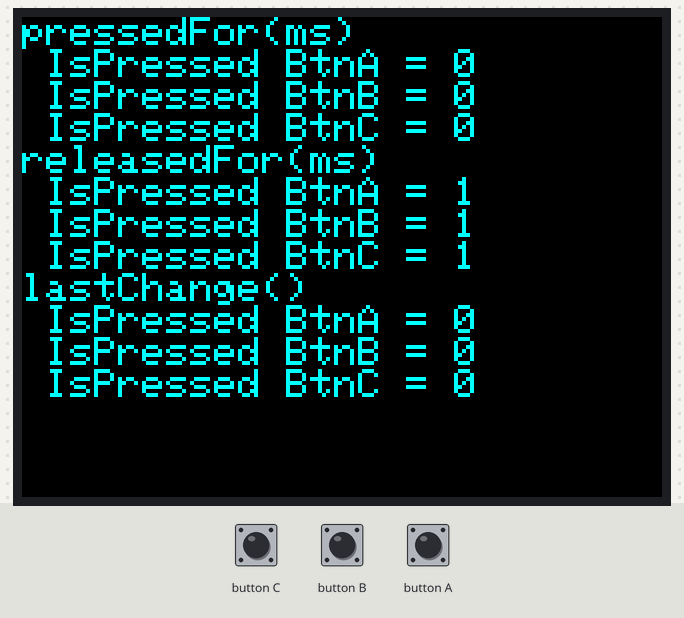
Bench run of a sketch on a simulated ESP32. Parts: 320×240 colour display. The inputs (shaded band) are chosen by the test bench.

Above: at 1.3 s.
1.4 s: button C pressed for 0.15 s
At 2.4 s:
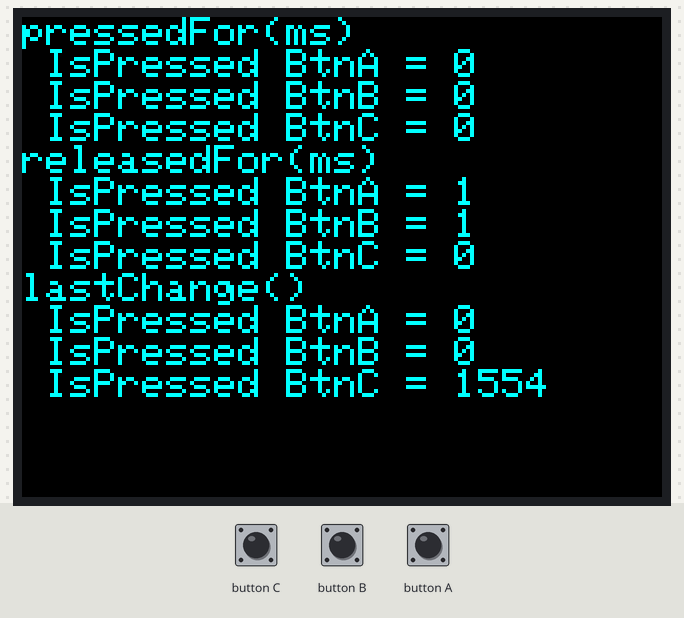
3.1 s: button B pressed for 3.2 s
At 4.4 s:
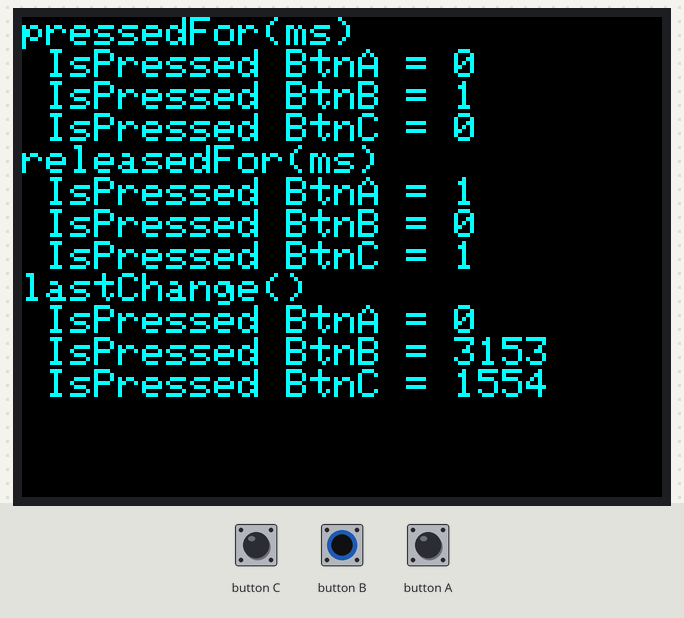
7.8 s: button A pressed for 0.15 s
At 8.4 s:
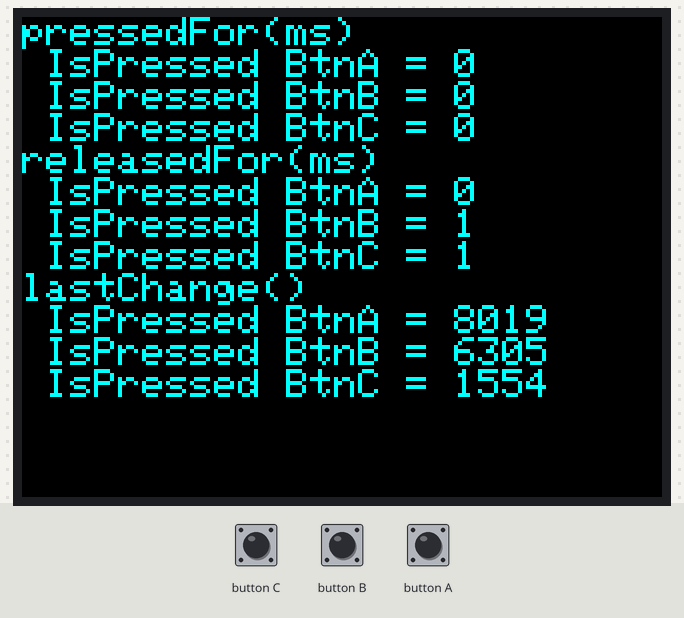
9.5 s: button C pressed for 1 s
At 10.4 s:
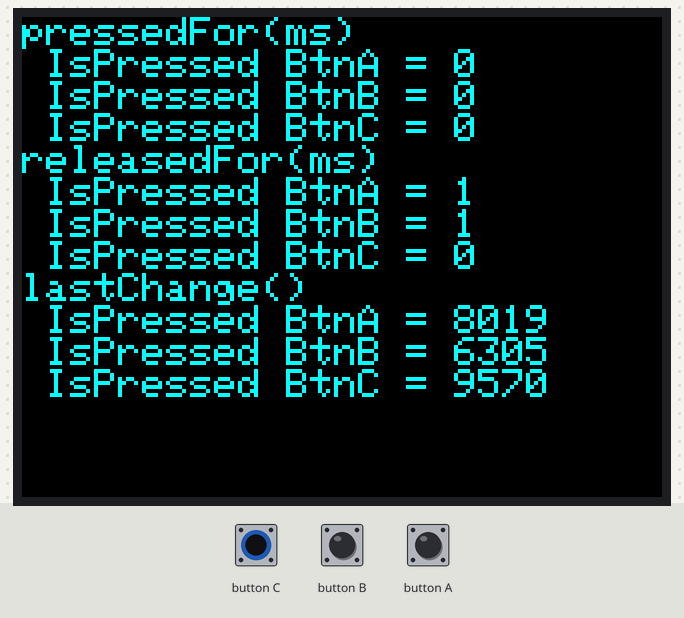
12.1 s: button B pressed for 0.15 s
At 13.1 s:
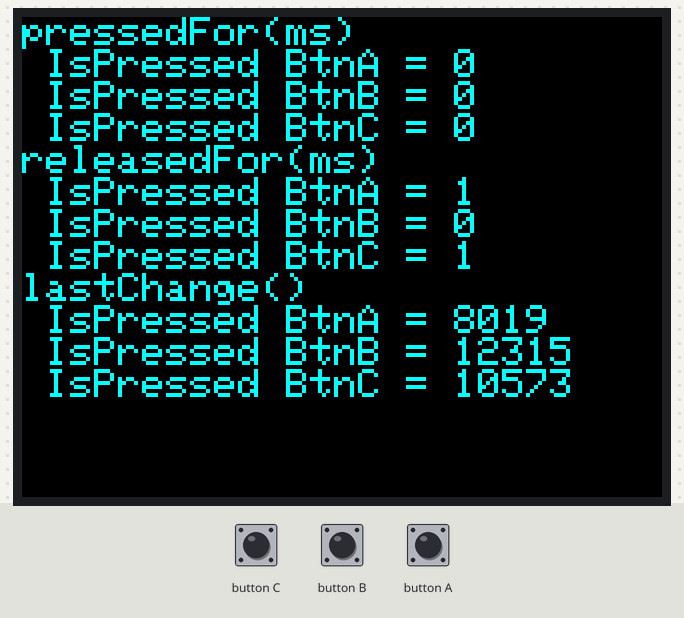
13.8 s: button A pressed for 1 s
At 16.9 s:
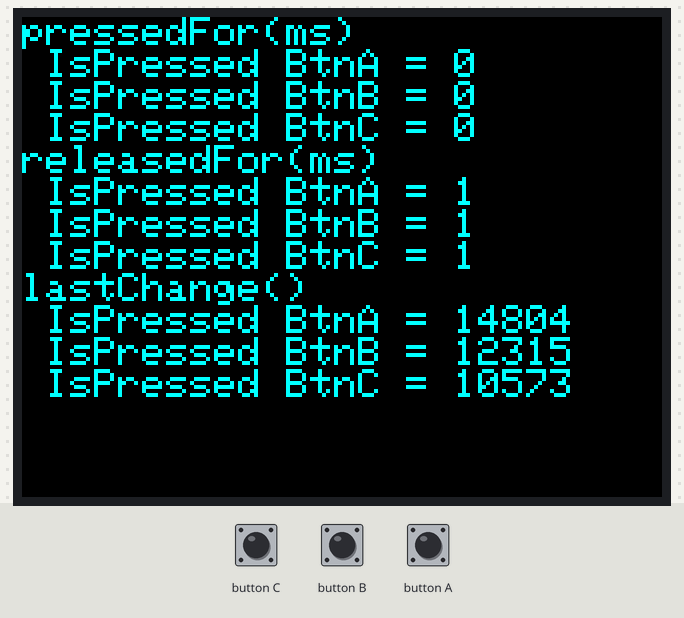
Timing chart, 0 to 17.3 s (numbered marks = the images above; inputs shaded):
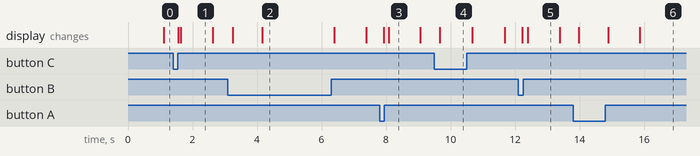

Measured:
- after the input at 1.4 s, the display: first changes after 0.15 s (image 1 shows a later state)
- after the input at 3.1 s, the display: first changes after 0.14 s (image 2 shows a later state)
- after the input at 7.8 s, the display: first changes after 0.13 s (image 3 shows a later state)
- after the input at 9.5 s, the display: changes after 0.16 s (image 4)
- after the input at 12.1 s, the display: first changes after 0.12 s (image 5 shows a later state)
- after the input at 13.8 s, the display: first changes after 0.17 s (image 6 shows a later state)

The sketch:

Button_logic.ino
```cpp
#include <M5Stack.h>

void setup() {
  // put your setup code here, to run once:
  M5.begin();
  M5.Lcd.setBrightness(128);
  M5.Lcd.setTextSize(2);
}

void loop() {
  // put your main code here, to run repeatedly:
  M5.Lcd.setCursor(0, 0);
  M5.Lcd.setTextColor(CYAN, BLACK);

//  M5.Lcd.println("read()");
//  M5.Lcd.printf(" Read BtnA = %d \r\n", M5.BtnA.read());
//  M5.Lcd.printf(" Read BtnB = %d \n", M5.BtnB.read());
//  M5.Lcd.printf(" Read BtnC = %d \r\n", M5.BtnC.read());

//  M5.Lcd.println("isPressed()");
//  M5.Lcd.printf(" IsPressed BtnA = %d \r\n", M5.BtnA.isPressed());
//  M5.Lcd.printf(" IsPressed BtnB = %d \n", M5.BtnB.isPressed());
//  M5.Lcd.printf(" IsPressed BtnC = %d \r\n", M5.BtnC.isPressed());

//  M5.Lcd.println("isReleased()");
//  M5.Lcd.printf(" IsReleased BtnA = %d \r\n", M5.BtnA.isReleased());
//  M5.Lcd.printf(" IsReleased BtnB = %d \n", M5.BtnB.isReleased());
//  M5.Lcd.printf(" IsReleased BtnC = %d \r\n", M5.BtnC.isReleased());

//  M5.Lcd.println("wasPressed()");
//  M5.Lcd.printf(" IsPressed BtnA = %d \r\n", M5.BtnA.wasPressed());
//  M5.Lcd.printf(" IsPressed BtnB = %d \n", M5.BtnB.wasPressed());
//  M5.Lcd.printf(" IsPressed BtnC = %d \r\n", M5.BtnC.wasPressed());
//
//  M5.Lcd.println("wasReleased()");
//  M5.Lcd.printf(" IsReleased BtnA = %d \r\n", M5.BtnA.wasReleased());
//  M5.Lcd.printf(" IsReleased BtnB = %d \n", M5.BtnB.wasReleased());
//  M5.Lcd.printf(" IsReleased BtnC = %d \r\n", M5.BtnC.wasReleased());

  M5.Lcd.println("pressedFor(ms)");
  M5.Lcd.printf(" IsPressed BtnA = %d \r\n", M5.BtnA.pressedFor(1000));
  M5.Lcd.printf(" IsPressed BtnB = %d \n", M5.BtnB.pressedFor(1000));
  M5.Lcd.printf(" IsPressed BtnC = %d \r\n", M5.BtnC.pressedFor(1000));

  M5.Lcd.println("releasedFor(ms)");
  M5.Lcd.printf(" IsPressed BtnA = %d \r\n", M5.BtnA.releasedFor(1000));
  M5.Lcd.printf(" IsPressed BtnB = %d \n", M5.BtnB.releasedFor(1000));
  M5.Lcd.printf(" IsPressed BtnC = %d \r\n", M5.BtnC.releasedFor(1000));

  M5.Lcd.println("lastChange()");
  M5.Lcd.printf(" IsPressed BtnA = %d \r\n", M5.BtnA.lastChange());
  M5.Lcd.printf(" IsPressed BtnB = %d \n", M5.BtnB.lastChange());
  M5.Lcd.printf(" IsPressed BtnC = %d \r\n", M5.BtnC.lastChange());

  M5.update();
}
```
